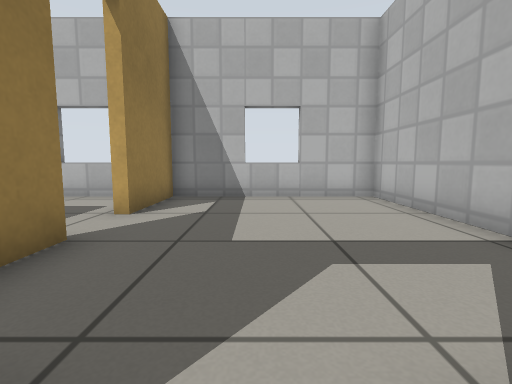
[1] (above)

21 first-person views from a walk through a world built for the Gazebo simulator. The camera is 0.5 m above the floor, tilts 6° down and sees 85° across. The floor is counted in squares, 0.5 m on a side. Each view is taken from the middle of a square. On the plan, view 1 faces up. The plan holds only what a view shows up to about 11 squares ahead; the rest is blank. Simple patterns stand in for the simulator's built-in surfaces.

[2]
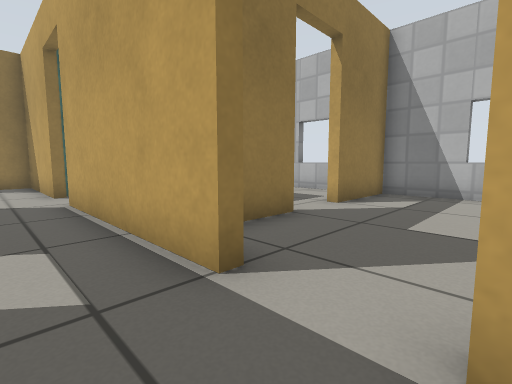

[3]
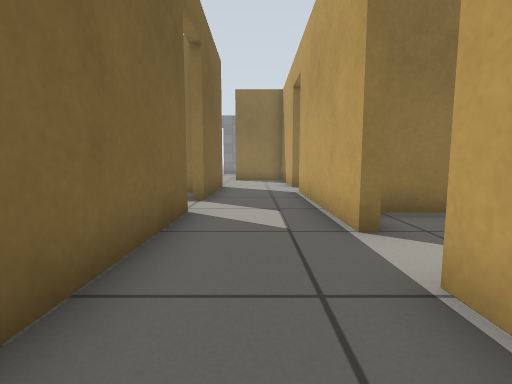

[4]
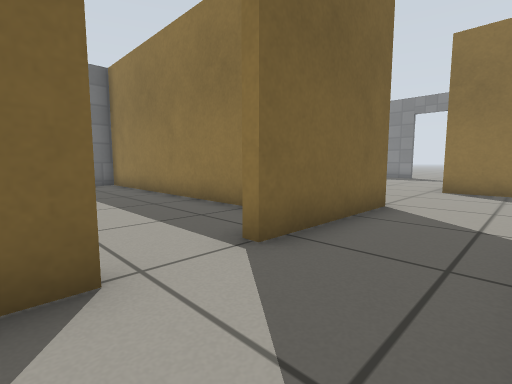

[5]
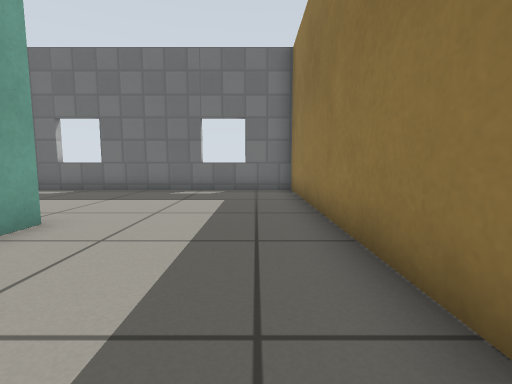

[6]
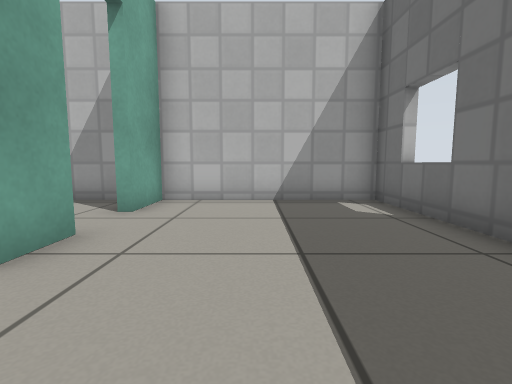

[7]
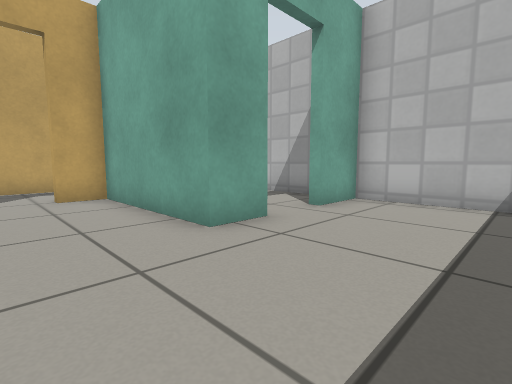

[8]
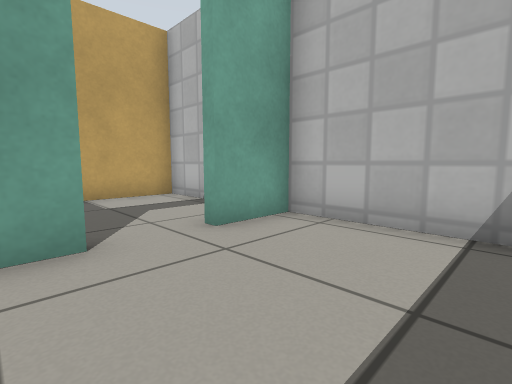

[9]
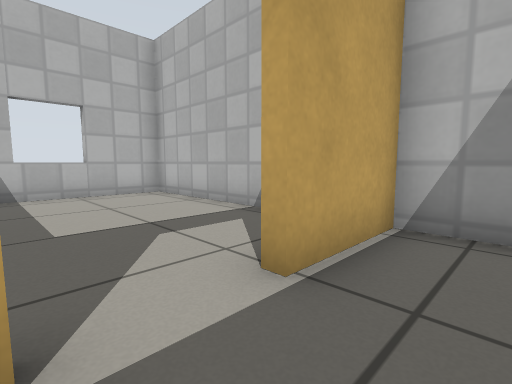

[10]
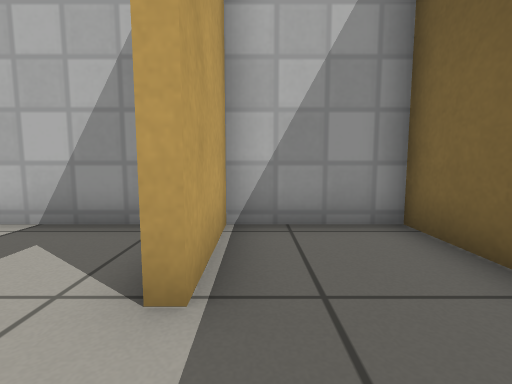

[11]
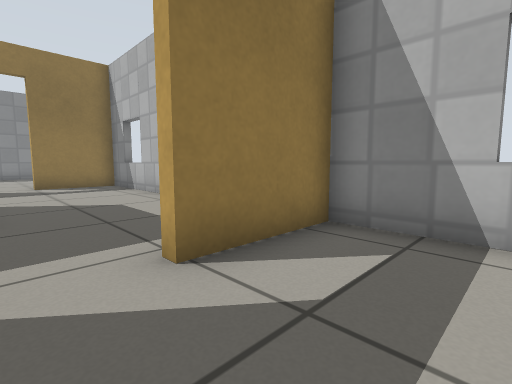

[12]
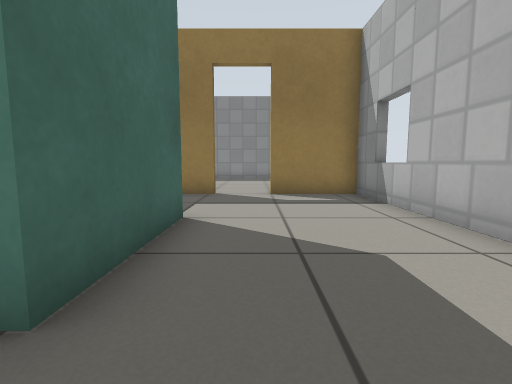

[13]
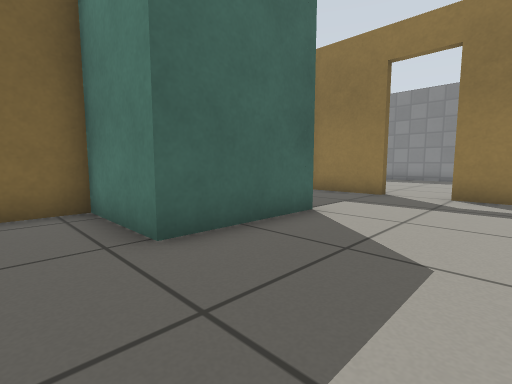

[14]
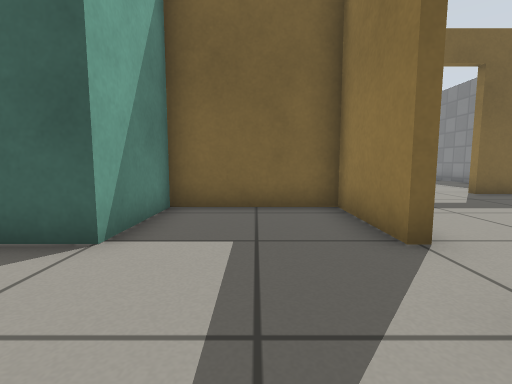

[15]
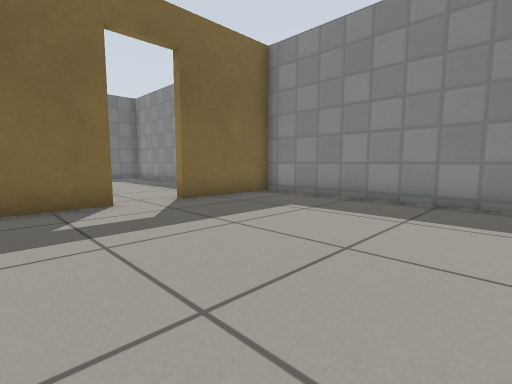

[16]
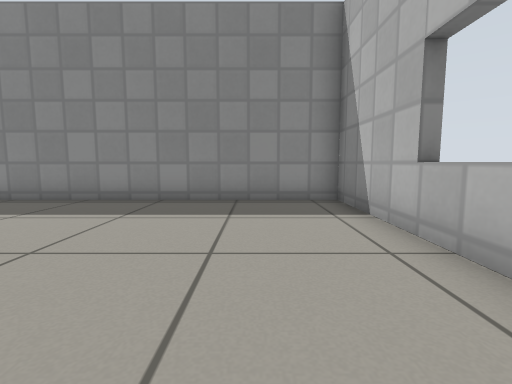

[17]
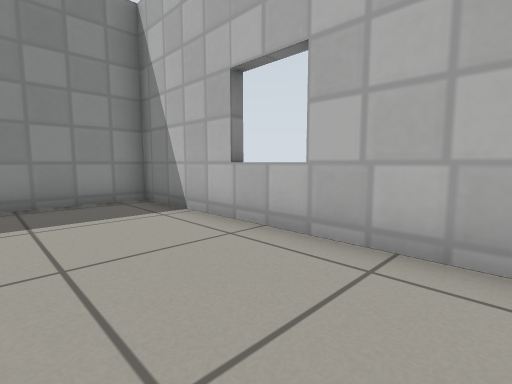

[18]
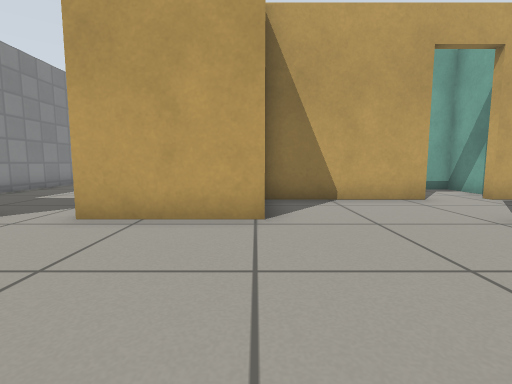

[19]
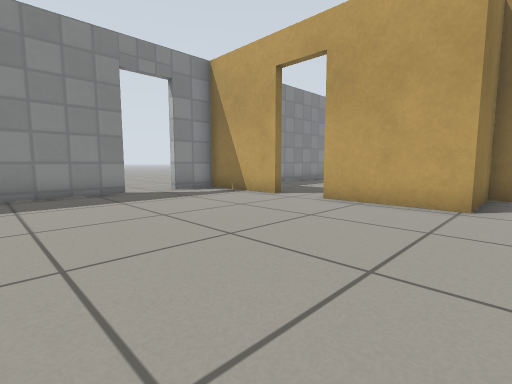

[20]
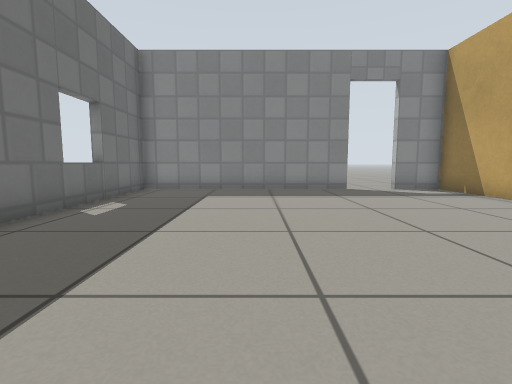

[21]
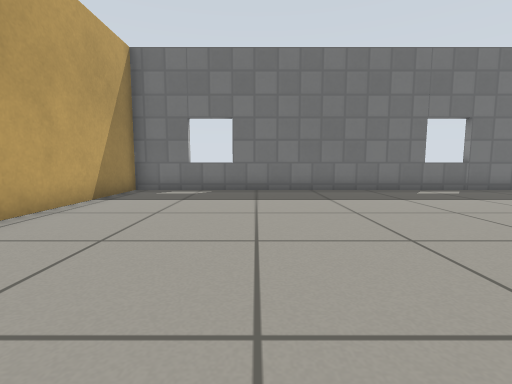

### Floor plan
Ten units are one square. View 1 is at (0, 0); x grows to the right and y downward. Boxes are objects, and circles mark ways between rooms. Rooms are numbered by the first view taken in them; rooms with no view inside come last. Other rooms are left out.
<svg viewBox="-225 -87 265 224">
<path fill="none" stroke="#000" d="M-27 24 35 24 35 -5 8 -5M-84 -5 -128 -5 -128 21M-86 24 -44 24M-9 -5 -66 -5M-1 75 -15 75 -15 27 -27 27M-63 30 -63 132 35 132 35 75 15 75M-24 -36 -24 -14M35 -19 35 -82 -24 -82 -24 -52M-74 -82 -128 -82 -128 -54M-128 -37 -128 -8 -91 -8 -91 -37 -56 -37 -56 -8 -41 -8M-41 -82 -59 -82M-163 18 -143 18M-140 -82 -214 -82 -214 18 -180 18M-128 21 -163 21M-180 21 -214 21 -214 39M-214 55 -214 132 -66 132 -66 78M35 64 35 27 9 27M-59 -16 -59 -34 -68 -34"/>
<circle cx="-35" cy="25" r="3" fill="#2a7"/>
<circle cx="-5" cy="-10" r="3" fill="#2a7"/>
<circle cx="-105" cy="20" r="3" fill="#2a7"/>
<circle cx="-75" cy="-10" r="3" fill="#2a7"/>
<circle cx="5" cy="70" r="3" fill="#2a7"/>
<circle cx="-25" cy="-45" r="3" fill="#2a7"/>
<circle cx="-130" cy="-45" r="3" fill="#2a7"/>
<circle cx="-175" cy="20" r="3" fill="#2a7"/>
<text x="-50" y="10">1</text>
<text x="-20" y="90">2</text>
<text x="10" y="-50">3</text>
<text x="-80" y="-50">4</text>
<text x="-180" y="-30">5</text>
<text x="-140" y="70">6</text>
<text x="10" y="40">7</text>
<text x="-70" y="-20">8</text>
</svg>
Room 1 opens to room 2. Room 1 opens to room 3. Room 1 opens to room 6. Room 1 opens to room 8. Room 2 opens to room 7. Room 3 opens to room 4. Room 4 opens to room 5. Room 5 opens to room 6.

Where each view was taken, in squares from view 1:
view 1: 0 up, 0 right, facing up
view 2: 1 down, 1 right, facing up-left
view 3: 1 down, 3 right, facing left
view 4: 0 up, 2 left, facing down-left
view 5: 3 down, 5 left, facing down
view 6: 10 down, 4 left, facing right
view 7: 11 down, 4 left, facing up-right
view 8: 11 down, 1 left, facing up-right
view 9: 1 down, 1 left, facing up-right
view 10: 0 up, 1 left, facing right
view 11: 4 up, 0 right, facing up-left
view 12: 5 up, 4 left, facing left
view 13: 7 up, 4 left, facing down-left
view 14: 7 up, 11 left, facing down
view 15: 5 up, 14 left, facing down-left
view 16: 6 up, 14 left, facing left
view 17: 5 up, 14 left, facing up-left
view 18: 7 down, 13 left, facing up
view 19: 9 down, 12 left, facing up-left
view 20: 9 down, 11 left, facing left
view 21: 3 down, 11 left, facing down
